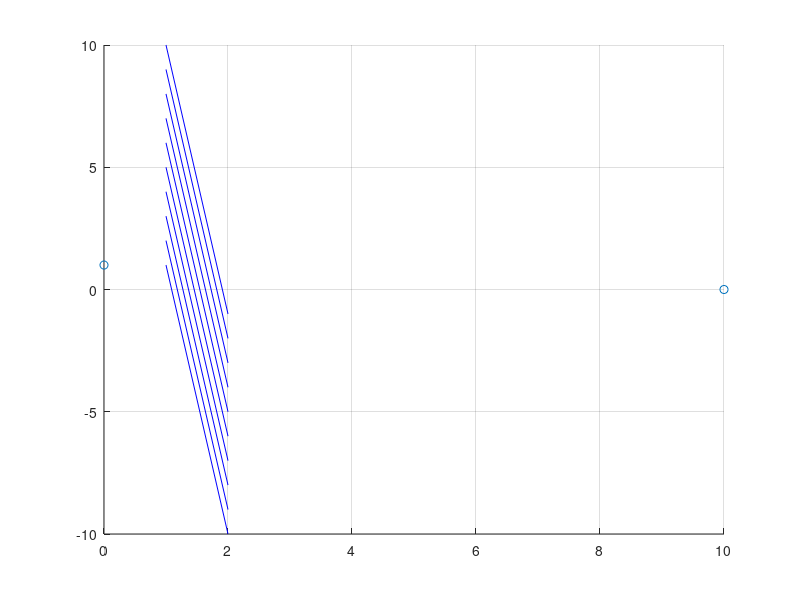

The MATLAB source for this figure:
clear all

A = [10 0];
B = [0 1];

figure(1)
hold on
scatter(A,B,'r.')
grid on
axis auto

while A(1) ~= 0
    plot(A-B,'b-')
    A(1) = A(1) - 1;
    B(2) = B(2) + 1;
end

hold off